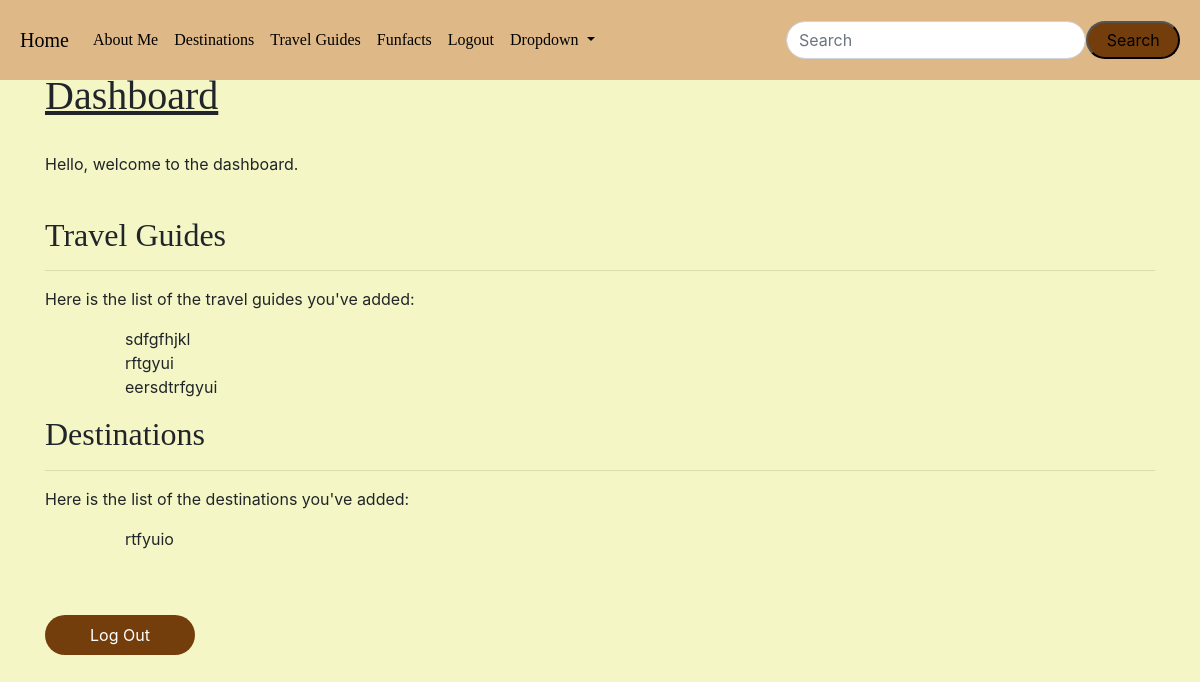
Screenshot of /dashboard (signed in) with the database file from the repository.
### app.py (models this page shows)
class Posts(db.Model):
    __tablename__ = 'posts'
    id = db.Column(db.Integer, primary_key=True)
    title = db.Column(db.String(200), nullable=False)
    subtitle = db.Column(db.String(200), nullable=False)
    date_posted = db.Column(db.Date, default=date.today)
    content = db.Column(db.Text, nullable=False)
    slug = db.Column(db.String(200), nullable=False)
    latitude = db.Column(db.Float, nullable=False)
    longitude = db.Column(db.Float, nullable=False)

class Destinations(db.Model):
    __tablename__ = 'destinations'
    id = db.Column(db.Integer, primary_key=True)
    title = db.Column(db.String(200), nullable=False)
    date_posted = db.Column(db.Date, default=date.today)
    content = db.Column(db.Text, nullable=False)

### app.py (the view)
@app.route('/dashboard', methods=['GET', 'POST'])
@login_required
def dashboard():
    guides = Posts.query.order_by(Posts.date_posted).all()
    destinations = Destinations.query.order_by(Destinations.date_posted).all()
    return render_template('dashboard.html', guides=guides, destinations=destinations)

### app.py
class SearchForm(FlaskForm):
    searched = StringField("Searched", validators=[DataRequired()])
    submit = SubmitField("Search")

### app.py (called while the page is built)
@login_manager.user_loader
def load_admin(admin_id):
    return Admin.query.get(int(admin_id))

@app.context_processor
def base():
    form = SearchForm()
    return dict(form=form)

### templates/dashboard.html
{% extends 'base.html' %}
{% block content %}
  <br/><br/><h1 style="font-family: Papyrus; text-decoration: underline;">Dashboard</h1>
  <br/>
  <p>Hello, welcome to the dashboard.</p>
  <br/>
  <div class="lists">
    <div class="travel-guides">
      <h2>Travel Guides</h2>
      <hr>
      <p>Here is the list of the travel guides you've added:</p>
      <ul>
        {% for guide in guides %}
          <ul>{{ guide.title }}</ul>
        {% endfor %}
      </ul>
    </div>
    <div class="destinations">
      <h2>Destinations</h2>
      <hr>
      <p>Here is the list of the destinations you've added:</p>
      <ul>
        {% for destination in destinations %}
          <ul>{{ destination.title }}</ul>
        {% endfor %}
      </ul>
    </div>
  </div>
  <br/><br/>
  <a href="{{ url_for('logout') }}" class="button rounded-pill" style="background: #743e0c; color: #fff; width: 150px; height: 40px; display: flex; align-items: center; justify-content: center;">Log Out</a>
{% endblock %}

### static/styles.css (style rules this page uses)
body, html { margin: 0; padding: 0; }
h2 { font-family: Papyrus; }
body { background-color: #f4f7c5; }

### rows the page displays
Posts: title "sdfgfhjkl"
Posts: title "rftgyui"
Posts: title "eersdtrfgyui"
Destinations: title "rtfyuio"
